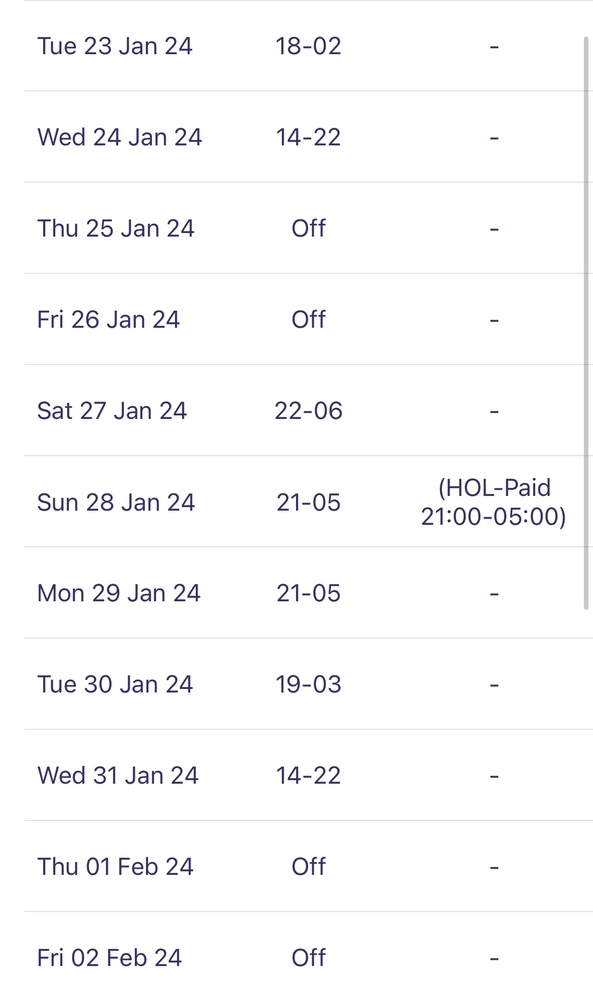
#> input picture WYDO/IMG_1472.jpg, 593 x 1000 px, shrunk from 1170 x 1974 before the run
$ jupyter execute --allow-errors test.ipynb
#> lines starting #> are read from the running program, lines starting #| are printed output that depends on the picture; after the words box and inside, x2 and y2 are one past the last pixel; in counts of white or black regions, pixels touching at a corner belong together
[cell 1]
import cv2
import numpy as np
import pandas as pd
import pytesseract

# Set the path to the Tesseract executable (update this path based on your installation)
pytesseract.pytesseract.tesseract_cmd = '/Users/vamsi/anaconda3/envs/wydo/bin/tesseract'

# Read in the image
img = cv2.imread('IMG_1472.jpg')
#> img is the input picture: shape (1000, 593, 3); mean B, G, R 250.9, 249.9, 250.1

# Convert the image to grayscale
gray = cv2.cvtColor(np.array(img), cv2.COLOR_BGR2GRAY)

# Apply edge detection to the grayscale image
edges = cv2.Canny(gray, 50, 150, apertureSize=3)
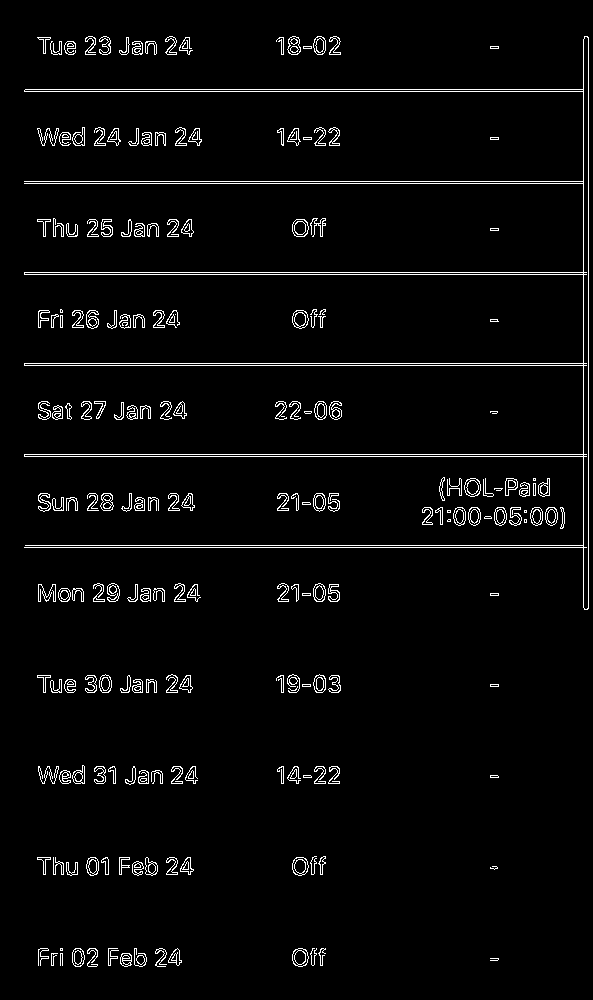
#> edges: shape (1000, 593); 3.4% white in thin lines or dots, all inside (x1, y1, x2, y2) = (24, 36, 589, 967)

# Use the Hough transform to find lines in the edge image
lines = cv2.HoughLines(edges, rho=1, theta=np.pi/180, threshold=100)
#> lines = 79 rows, first 8: [588, 0], [583, 0], [272, 1.57], [274, 1.57], [363, 1.57], [365, 1.57], [454, 1.57], [456, 1.57]

# Create a list to store the line information
line_list = []

# Iterate over the lines and draw them on the image
for line in lines:
    rho, theta = line[0]
    a = np.cos(theta)
    b = np.sin(theta)
    x0 = a*rho
    y0 = b*rho
    x1 = int(x0 + 1000*(-b))
    y1 = int(y0 + 1000*(a))
    x2 = int(x0 - 1000*(-b))
    y2 = int(y0 - 1000*(a))
    cv2.line(img, (x1, y1), (x2, y2), (0, 0, 255), 2)
    line_list.append({'rho': rho, 'theta': theta, 'x1': x1, 'y1': y1, 'x2': x2, 'y2': y2})
#> this loop made 79 passes
#> (rho, theta, a, b, x0, y0, x1, y1) on passes 1 to 12: (588, 0, 1, 0, 588, 0, 588, 1000), (583, 0, 1, 0, 583, 0, 583, 1000), (272, 1.57, -4.37e-08, 1, -1.19e-05, 272, -1000, 271), (274, 1.57, -4.37e-08, 1, -1.2e-05, 274, -1000, 273), (363, 1.57, -4.37e-08, 1, -1.59e-05, 363, -1000, 362), (365, 1.57, -4.37e-08, 1, -1.6e-05, 365, -1000, 364), (454, 1.57, -4.37e-08, 1, -1.98e-05, 454, -1000, 453), (456, 1.57, -4.37e-08, 1, -1.99e-05, 456, -1000, 455), (547, 1.57, -4.37e-08, 1, -2.39e-05, 547, -1000, 546), (91, 1.57, -4.37e-08, 1, -3.98e-06, 91, -1000, 90), (181, 1.57, -4.37e-08, 1, -7.91e-06, 181, -1000, 180), (183, 1.57, -4.37e-08, 1, -8e-06, 183, -1000, 182)
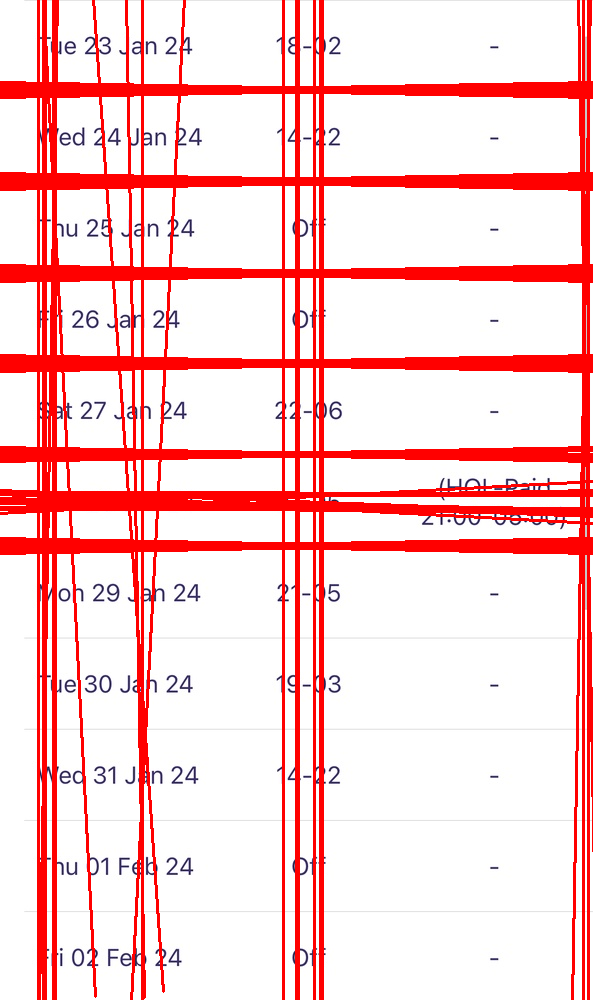
#> img: shape (1000, 593, 3); 17.7% of pixels changed, all inside (x1, y1, x2, y2) = (0, 0, 593, 1000)
#> after the loop, line_list = 79 items

# Create a pandas DataFrame from the line list
df = pd.DataFrame(line_list)
#> df = table of 79 rows and 6 columns

# Create a binary image with white pixels at the locations of the lines
mask = np.zeros_like(edges)
for _, row in df.iterrows():
    rho = row['rho']
    theta = row['theta']
    a = np.cos(theta)
    b = np.sin(theta)
    x0 = a*rho
    y0 = b*rho
    x1 = int(x0 + 1000*(-b))
    y1 = int(y0 + 1000*(a))
    x2 = int(x0 - 1000*(-b))
    y2 = int(y0 - 1000*(a))
    cv2.line(mask, (x1, y1), (x2, y2), (255, 255, 255), 2)
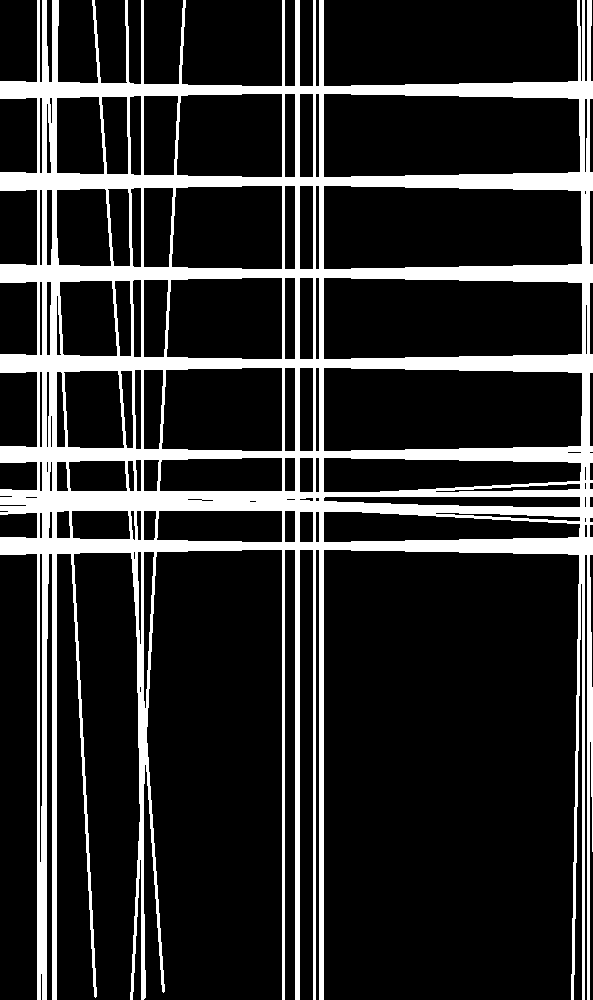
#> mask: shape (1000, 593); 17.7% white; 1 white region, box (x1, y1, x2, y2) and area: (0, 0, 593, 1000) 104971

# Combine the binary image with the original image to show only the lines
scanned_img = cv2.bitwise_and(img, img, mask=mask)
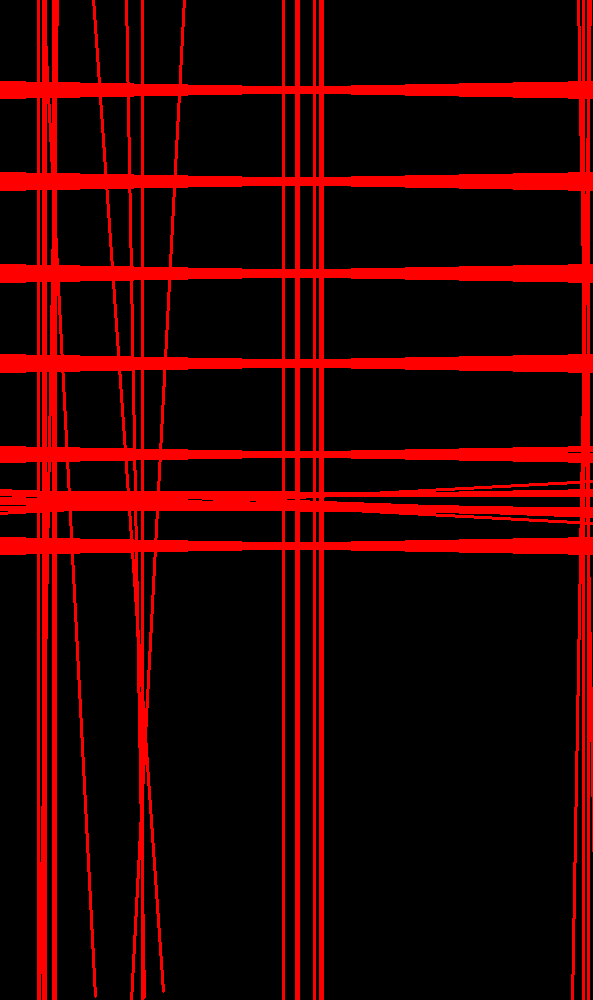
#> scanned_img: shape (1000, 593, 3); mean B, G, R 0, 0, 45.1

# Convert the scanned image to grayscale for text extraction
scanned_gray = cv2.cvtColor(scanned_img, cv2.COLOR_BGR2GRAY)

# Use Tesseract OCR to extract text
#> (the rest of this cell did not finish here and is left out)

[cell 2]
import cv2
import pytesseract
import pandas as pd

# Set the path to the Tesseract executable (update this path based on your installation)
pytesseract.pytesseract.tesseract_cmd = '/Users/vamsi/anaconda3/envs/wydo/bin/tesseract'

def ocr_to_dataframe(image_path):
    # Read the image using OpenCV
    img = cv2.imread(image_path)

    # Convert the image to grayscale
    gray = cv2.cvtColor(img, cv2.COLOR_BGR2GRAY)

    # Use Tesseract to perform OCR on the grayscale image
    text = pytesseract.image_to_string(gray)

    # Split the text into lines
    lines = text.split('\n')

    # Create a DataFrame from the lines
    df = pd.DataFrame({'Text': lines})

    return df

# Replace 'your_image_path.jpg' with the path to your image
image_path = '/Users/vamsi/Project_ai/WYDO/IMG_1472.jpg'
#> (the rest of this cell did not finish here and is left out)

#> (a cell that did not finish here is left out)

#> (a cell that did not finish here is left out)

[cell 5]
df = df[df.applymap(lambda x: x != '').sum(axis=1) > 0]
df
#> Out = table of 79 rows and 6 columns

[cell 6]
df.reset_index(inplace=True, drop=True)
df
#> Out = table of 79 rows and 6 columns

[cell 7]
df
#> Out = table of 79 rows and 6 columns

[cell 8]
import re

# Assuming the data is in Column 0

# Regular expression to find date format
date_pattern = re.compile(r'^[a-zA-Z]+\s\d{2}\s[a-zA-Z]+\s\d{2}$')

# Function to check if a row matches the date format
def is_date(row):
    return bool(date_pattern.match(row))

# Apply the function to create a boolean mask
#> (the rest of this cell did not finish here and is left out)

[cell 9]
df2 = pd.DataFrame()
# Create a new column for date information
#> (the rest of this cell did not finish here and is left out)

[cell 10]
df3 = pd.DataFrame()
# Create another column for the rest of the information
#> (the rest of this cell did not finish here and is left out)

[cell 11]
df3.dropna(inplace=True)
df3.reset_index(inplace=True)
df3

[cell 12]
df2.dropna(inplace=True)
df2

[cell 13]
# Concatenate DataFrames vertically
merged_df = pd.concat([df2, df3], axis=1, ignore_index=True)

# Display the merged DataFrame
print(merged_df)

[cell 14]
merged_df.dropna(inplace=True)

[cell 15]
merged_df

[cell 16]
merged_df.rename(columns={0: 'Date', 2: 'Time'}, inplace=True)

#> (a cell that did not finish here is left out)

[cell 18]
def replace_time_with_colon(time_str):
    if time_str == 'Off':
        return 'Off'
    else:
        return ':'.join(time_str.split('-'))

#> (a cell that did not finish here is left out)

[cell 20]
merged_df.Date = pd.to_datetime(merged_df.Date)

[cell 21]
# Function to convert time strings to time format
def convert_to_time(time_str):
    if time_str == 'Off':
        return pd.NaT  # Represents a missing/undefined value for time
    else:
        return pd.to_datetime(time_str, format='%H:%M').time()

# Apply the function to the "Time" column
#> (the rest of this cell did not finish here and is left out)

[cell 22]
# Function to convert time strings to datetime
def convert_to_datetime(date_str, time_str):
    if time_str == 'Off':
        return None
    else:
        return datetime.strptime(f"{date_str} {time_str}", '%Y-%m-%d %H:%M')

# Function to calculate alarm times
def calculate_alarm_time(row):
    datetime_obj = convert_to_datetime(row['Date'], row['Time'])
    if datetime_obj is not None and datetime_obj > datetime.now():
        return datetime_obj - timedelta(hours=3)
    else:
        return None

# Create a new column 'AlarmTime' in the DataFrame
merged_df['AlarmTime'] = merged_df.apply(calculate_alarm_time, axis=1)

# Function to create reminder using osascript
def create_reminder(title, date_time):
    script = f'do shell script "echo \'{title}\' | pbcopy && open -a Reminders && sleep {date_time.timestamp() - datetime.now().timestamp()}"'
    subprocess.run(['osascript', '-e', script])

# Create reminders
for index, row in merged_df.iterrows():
    if row['AlarmTime'] is not None:
        title = f"Alarm for {row['Date']} at {row['Time']}"
        create_reminder(title, row['AlarmTime'])
